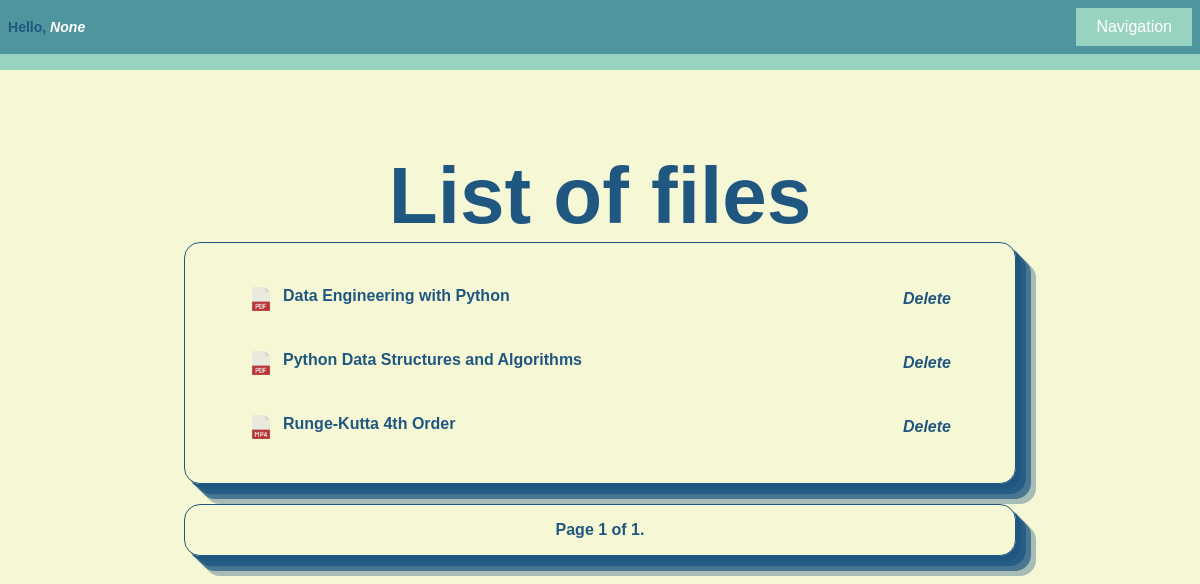
Page /file/files/ (signed in) on the earlier database version.
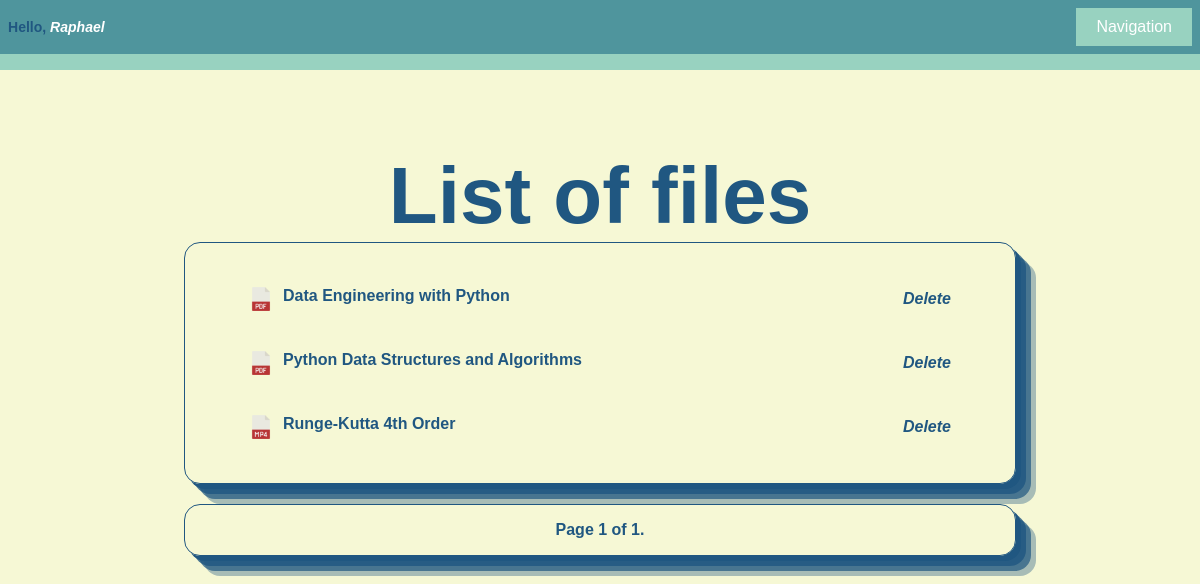
Same page on the later database version.
### authentication_app/models.py (models this page shows, shortened)
class CustomUser(AbstractBaseUser):
    email = models.EmailField(unique=True)
    first_name = models.CharField(max_length=150, blank=True, null=True)  # Allow blank and null values
    is_active = models.BooleanField(default=True)
    is_staff = models.BooleanField(default=False)
    is_superuser = models.BooleanField(default=False)
    USERNAME_FIELD = 'email'
    REQUIRED_FIELDS = []
    objects = CustomUserManager()

### filesystem/models.py (models this page shows, shortened)
class FileModels(models.Model):
    title = models.CharField(max_length=100)
    description = models.TextField()
    file = models.FileField(upload_to='files')
    downloads = models.PositiveIntegerField(default=0)
    emails_sent = models.IntegerField(default=0)
    thumbnail = models.FileField(upload_to='thumbnails', null=True, blank=True)
    path = models.CharField(max_length=200, blank=True, null=True)

### filesystem/views.py (the view)
# urls.py: path('files/', views.FileListView.as_view(), name='upload_list'),
@method_decorator(login_required, name='dispatch')
class FileListView(ListView):
    model = FileModels
    template_name = 'filesystem/upload_list.html'
    context_object_name = 'files'
    ordering = ['title']
    paginate_by = 10

### filesystem/templates/filesystem/upload_list.html (shortened to what this page needs)
{% extends 'filesystem/base.html' %}
{% load static %}
{% block head %}
  <link rel="stylesheet" href="{% static 'filesystem/index.css' %}">
{% endblock %}
{% block content %}
    <div class="header">
        <h3>
            <p>Hello, <em class="user">{{ user.first_name}}</em></p>
        </h3>
        <div>
            <div class="nav-button">
                <button class="main-button">Navigation</button>
            </div>
        </div>
    </div>
    <div class="SuperAdmin">
    </div>
    <div class="main">
        <h1>List of files</h1>
        <p>
        <div>
            {% for file in files %}
                <p>
                    <span class="file_label">
                        {% if file.file.name|lower|slice:'-3:' == 'pdf' %}
                            <img class="icon" src="{% static 'icons/pdf.png' %}">
                        {% elif file.file.name|lower|slice:'-3:' == 'jpg' or file.file.name|lower|slice:'-3:' == 'jpeg' or file.file.name|lower|slice:'-3:' == 'png'%}
                            <img class="icon" src="{% static 'icons/jpg.png' %}">
                        {% elif file.file.name|lower|slice:'-3:' == 'doc' or file.file.name|lower|slice:'-3:' == 'docx' %}
                            <img class="icon" src="{% static 'icons/text.png' %}">
                        {% elif file.file.name|lower|slice:'-3:' == 'xls' or file.file.name|lower|slice:'-3:' == 'xlsx' %}
                            <img class="icon" src="{% static 'icons/xls.png' %}">
                        {% elif file.file.name|lower|slice:'-3:' == 'mp4' %}
                            <img class="icon" src="{% static 'icons/mp4.png' %}">
                        {% elif file.file.name|lower|slice:'-3:' == 'mp3' %}
                            <img class="icon" src="{% static 'icons/mp3.png' %}">
                        {% else %}
                            <img class="icon" src="{% static 'icons/default_icon.png' %}" alt="default thumbnail">
                        {% endif %}
                        {% if file.file.name|lower|slice:'-3:' == 'pdf' %}
                            <a href="{% url 'filesystem:open_page' file.id %}">{{ file.title }}</a>
                        {% else %}
                            <a href="{% url 'filesystem:preview' file.id %}">{{ file.title }}</a>
                        {% endif %}
                    </span>
                    {% if user.is_superuser %}
                    <em class="button-01">
                        <a href="{% url 'filesystem:delete_file' file.pk %}">Delete</a>
                    </em>
                    {% endif %}
                </p>
            {% endfor %}
        </div>
        <div class="pagination">
            <span class="step-links">
                <span class="current">
                    Page {{ page_obj.number }} of {{ page_obj.paginator.num_pages }}.
                </span>
            </span>
        </div>
    </div>
{% endblock %}

### filesystem/templates/filesystem/base.html (shortened to what this page needs)
<!DOCTYPE html>
<html lang="en">
<head>
    {% load static %}
    {% block head %}
    {% endblock %}
</head>
<body>
    {% block content %}
    {% load django_browser_reload %}
    {% endblock %}
</body>
</html>

### filesystem/static/filesystem/index.css (style rules this page uses)
* { box-sizing: border-box; font-family: 'Alegreya Sans', sans-serif; margin: 0; padding: 0; color: #205781; }
body { background-color: #F6F8D5; align-items: center; min-height: 100vh; }
.header, .footer { display: flex; align-items: center; justify-content: space-between; background-color: #4F959D; font-weight: bold; font-size: 12px; width: 100%; color: #FFFFFF; padding: .5rem; text-align: center; }
input, textarea, select, button { width: 100%; padding: 10px; border: 1px solid #98D2C0; font-size: 16px; }
button { background-color: #205781; color: #FFFFFF; border: none; cursor: pointer; transition: background-color 0.3s; }
.pagination { display: flex; justify-content: center; align-items: center; margin-top: 20px; }
.icon { width: 1.5rem; height: 1.5rem; }
.SuperAdmin { background-color: #98D2C0; padding: .5rem 2rem; display: flex; justify-content: space-between; align-items: center; width: 100%; }
.main { padding: 5rem; font-weight: 700; font-size: 16px; display: flex; flex-direction: column; justify-content: center; align-items: center; }
.main> div { width: 80%; padding: 1rem; border-radius: 1rem; border: 1px solid #205781; box-shadow: #205781 5px 5px, #205781cc 10px 10px, #205781b3 15px 15px, #2057815f 20px 20px, #20578100 25px 25px; }
.main h1 { font-weight: 700; font-size: 80px; }
.user { color: #FFFFFF; }
.main div p { margin: 1rem; padding: .75rem 2rem; border-radius: .5rem; display: flex; justify-content: space-between; align-items: center; }
.main div p a { text-decoration: none; }
.file_label { width: 60%; display: flex; gap: 10px; }
.file_label a { text-decoration: none; }
.nav-button { position: relative; }
.main-button { padding: 10px 20px; background-color: #98D2C0; border: none; cursor: pointer; }
.pagination { display: flex; justify-content: center; align-items: center; }

Differences in the rows shown:
changed CustomUser: first_name "None" → "Raphael"
